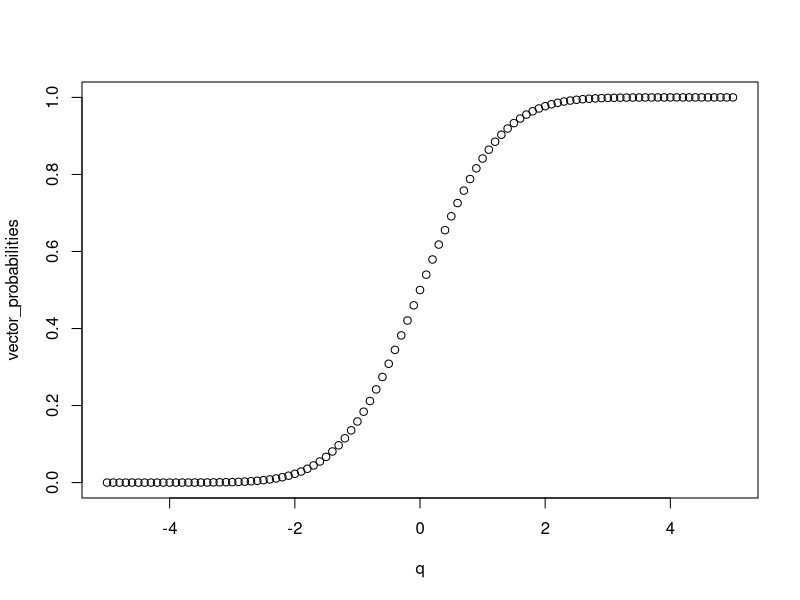
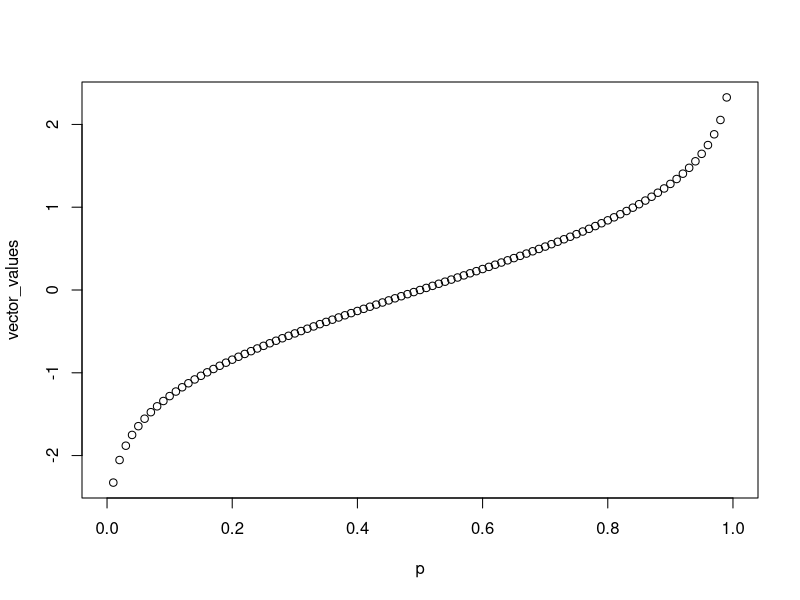
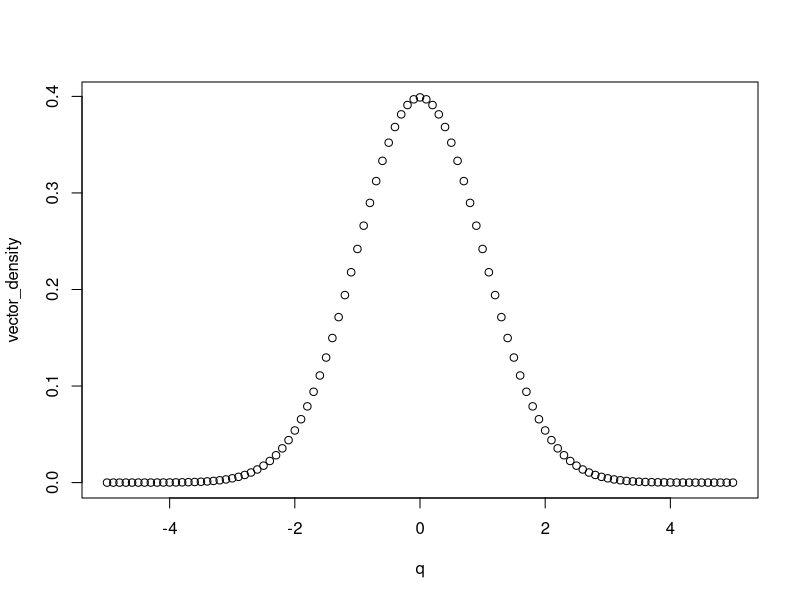

Reproduce these figures in R, in order.
###Query distributions and probabilities###
#1For the standard normal distribution: Plot the cumulative distribution function in the range [−5, 5].
q <- seq(-5, 5, by = 0.1)
q
vector_probabilities <- pnorm(q, mean = 0, sd = 1)
vector_probabilities
plot(x = q, y = vector_probabilities)

#2Plot the inverse cumulative distribution function for quantiles in 0.01 increment.
p <- seq(0, 1, by = 0.01)
p
vector_values <- qnorm(p, mean = 0, sd =1)
vector_values
plot(x = p, y = vector_values)

#3Plot the density function in the range [−5, 5]
vector_density <- dnorm(q, mean = 0, sd = 1)
vector_density
plot(x = q, y = vector_density)

#4What is the probability of observing a value greater than 2?
vector_probability_2 <- 1 - pnorm(2, mean = 0, sd = 1)
vector_probability_2

#5What is the probability of observing a value between -2 and 2?
pnorm(2, mean = 0, sd = 1) - pnorm(-2, mean = 0, sd = 1)

#6What is the probability of observing a value more extreme than -2 or 2?
1 - (pnorm(2, mean = 0, sd = 1) - pnorm(-2, mean = 0, sd = 1))
